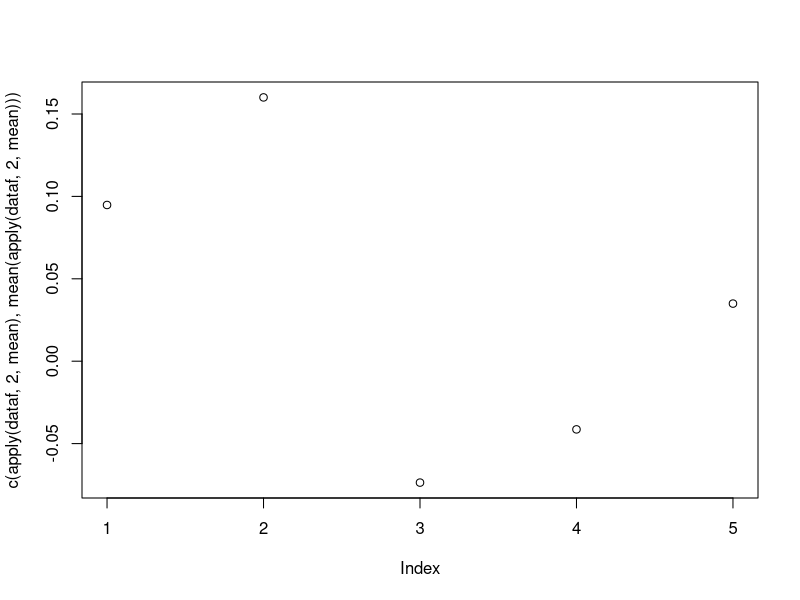
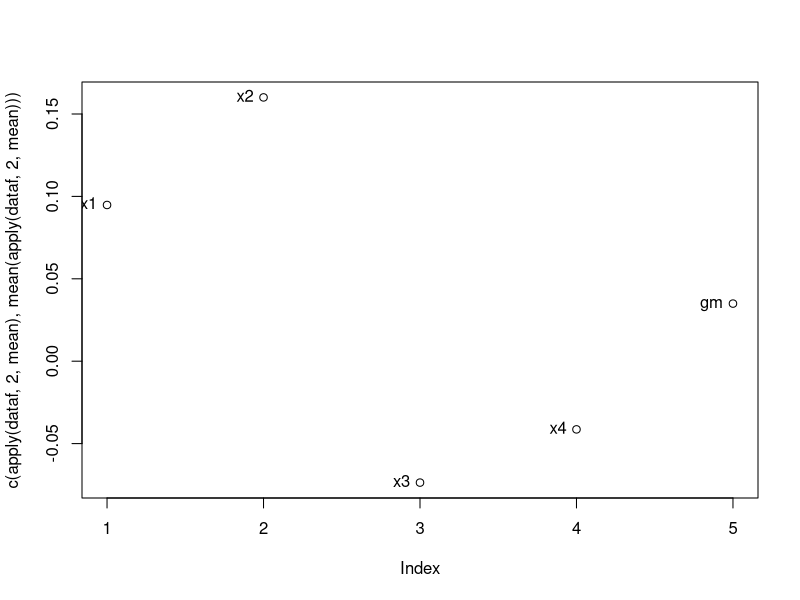
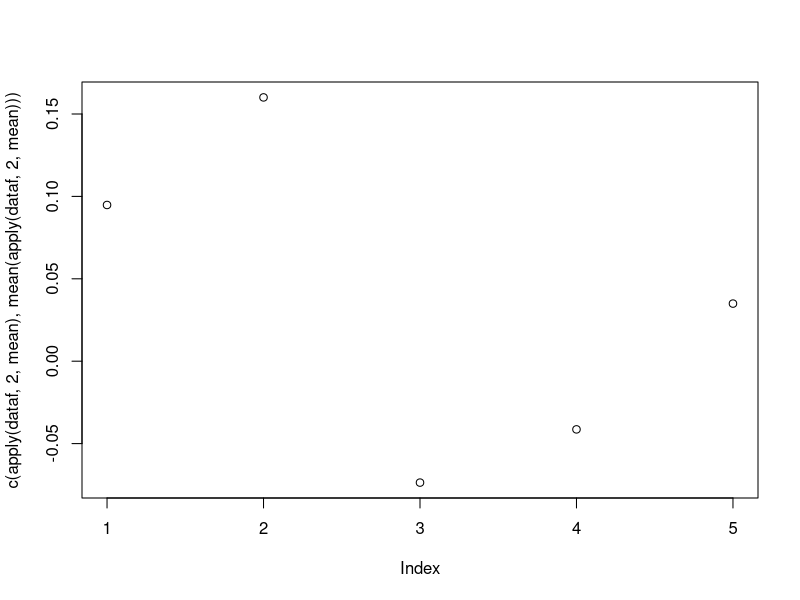
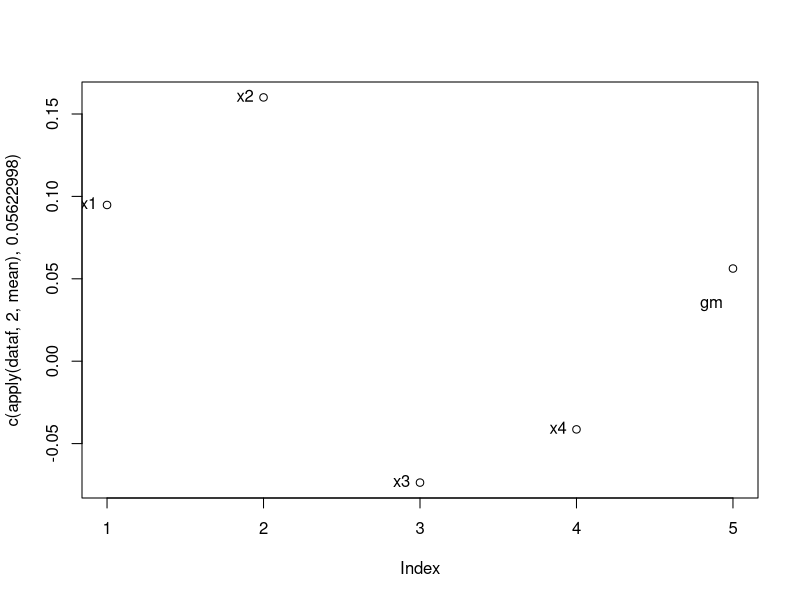

Source code (R) for these figures, in order:
# feature selection using means method

dataf <- matrix(rnorm(120), 30, 4)
dataf <- data.frame(dataf)
names(dataf)
head(dataf)

apply(dataf, 2, mean)
mean(apply(dataf, 2, mean))
plot(c(apply(dataf, 2, mean), mean(apply(dataf, 2, mean))))
plot(c(apply(dataf, 2, mean), mean(apply(dataf, 2, mean)))); text(c(apply(dataf, 2, mean), mean(apply(dataf, 2, mean))), labels = c('x1', 'x2', 'x3', 'x4', 'gm'), pos = 2)

apply(dataf, 2, mean)
mean(apply(dataf, 2, mean)) # -0.009256273
max(apply(dataf, 2, mean)) # 0.268075
min(apply(dataf, 2, mean)) # -0.1556151

(max(apply(dataf, 2, mean)) + min(apply(dataf, 2, mean)))/2 # fs-measure - 0.05622998


plot(c(apply(dataf, 2, mean), mean(apply(dataf, 2, mean))))
plot(c(apply(dataf, 2, mean), 0.05622998)); text(c(apply(dataf, 2, mean), mean(apply(dataf, 2, mean))), labels = c('x1', 'x2', 'x3', 'x4', 'gm'), pos = 2)

subset(dataf, select = which(apply(dataf, 2, mean) > 0.056))
subset(dataf, select = which(apply(dataf, 2, mean) > -0.009256273))
